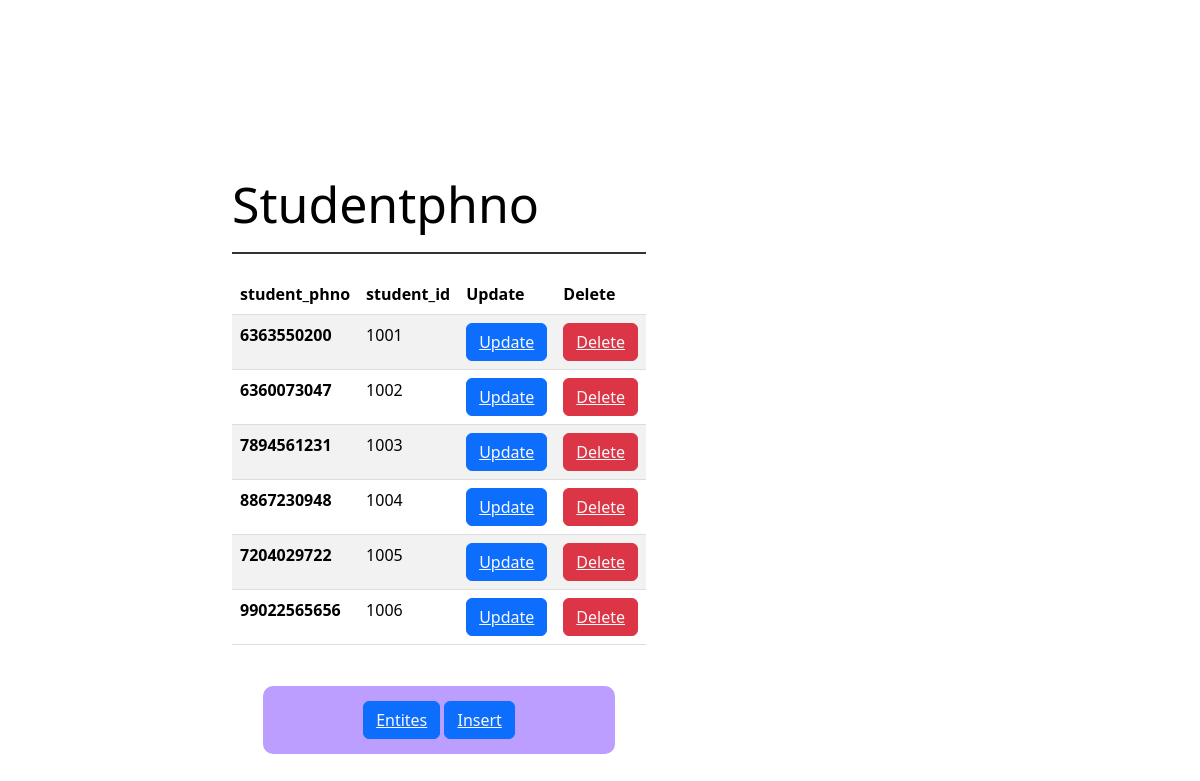
Page /dstphone.php on the committed database.
### tables this page shows
CREATE TABLE `student_student_phno` (
  `student_phno` varchar(50) NOT NULL,
  `student_id` int(11) NOT NULL
);

### dstphone.php (the view, shortened to what this page needs)
<?php
include 'connect.php';?>
<!DOCTYPE html>
<html lang="en">
<head>
    <link href="https://cdn.jsdelivr.net/npm/bootstrap@5.3.2/dist/css/bootstrap.min.css" rel="stylesheet">
    <link rel="stylesheet" href="style1.css">
</head>
<body>
    <div class="x">
    <div class="container">
        <div class="x2">Studentphno</div>
        <table class="table table-striped" >
            <thead>
                <tr>
                    <th scope="col">student_phno</th>
                    <th scope="col">student_id</th>
                    <th scope="col">Update</th>
                    <th scope="col">Delete</th>
                </tr>
            </thead>
            <tbody>
            <?php
            $sql="select * from student_student_phno";
            $result=mysqli_query($con,$sql);
            if($result){
               while( $row=mysqli_fetch_array($result)){
                $studentphno= $row["student_phno"];
                $studentid=$row["student_id"];
               echo ' <tr>
               <th scope="row">'.$studentphno.'</th>
               <td>'.$studentid.'</td>
               <td>
               <button class="btn btn-primary"><a href="upstphone.php?updateid[]='. $studentphno.' &id[]='.$id1.'&id[]='.$id2.' & updateid[]='.$studentid.'"
               class="text-light" >Update</a></button></td><td>
               <button class="btn btn-danger" ><a href="zstphone.php?deleteids[]='.$studentphno.'&id[]='.$id1.'&id[]='.$id2.'&deleteids[]='.$studentid.'"
               class="text-light " >Delete</a></button></td>
           </tr>';
               }
            }
             ?>
            </tbody>
        </table>
    </div>
    <section>
    <div class="N">
    <button class="btn btn-primary "><a href="entity.php?id[]=<?php echo $id1; ?>&id[]=<?php echo $id2; ?>
" class="text-light">Entites</a></button>
        <button class="btn btn-primary "><a href="stphone.php?id[]=<?php echo $id1; ?>&id[]=<?php echo $id2; ?>
" class="text-light">Insert</a></button>
    </div>
    </section>
    </div>
</body>
</html>

### style1.css (style rules this page uses)
body { display: flex; align-items: center; justify-content: center; min-height: 100vh; background-image: url(img3.webp); background-repeat: no-repeat; background-position: center; background-size: cover; margin: 0; }
.x { position: relative; top: 35px; right: 161px; background-color: transparent; display: flex; flex-direction: column; align-items: center; color: black; }
.container { background-color: rgba(255, 255, 255, 0.8); border-radius: 20px; backdrop-filter: blur(10px); padding: 20px; margin-top: 30px; background-color: transparent; backdrop-filter: blur(40px); }
.N { border-radius: 10px; backdrop-filter: blur(10px); padding-left: 100px; padding-right: 100px; padding-top:15px; padding-bottom:15px; margin-top: 5px; background-color:#bb9eff;; backdrop-filter: blur(70px); }
.x2 { font-size: 50px; margin-bottom: 20px; border-bottom: 2px solid #333; padding-bottom: 10px; background-color: transparent; backdrop-filter: blur(20px); }
table { width: 100%; border-collapse: collapse; margin-top: 20px; color: #333; }
th, td { padding: 12px; text-align: left; border-bottom: 1px solid #ddd; }
th { background-color: #f2f2f2; }

### rows in the picture
student_student_phno: student_phno "6363550200", student "1001"
student_student_phno: student_phno "6360073047", student "1002"
student_student_phno: student_phno "7894561231", student "1003"
student_student_phno: student_phno "8867230948", student "1004"
student_student_phno: student_phno "7204029722", student "1005"
student_student_phno: student_phno "99022565656", student "1006"
